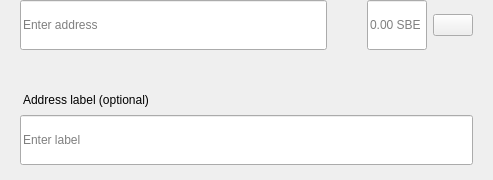
<?xml version="1.0" encoding="UTF-8"?>
<ui version="4.0">
 <class>SendMultiRow</class>
 <widget class="QWidget" name="SendMultiRow">
  <property name="geometry">
   <rect>
    <x>0</x>
    <y>0</y>
    <width>493</width>
    <height>180</height>
   </rect>
  </property>
  <property name="minimumSize">
   <size>
    <width>0</width>
    <height>0</height>
   </size>
  </property>
  <property name="maximumSize">
   <size>
    <width>16777215</width>
    <height>16777215</height>
   </size>
  </property>
  <property name="windowTitle">
   <string>Form</string>
  </property>
  <layout class="QVBoxLayout" name="verticalLayout_3">
   <property name="spacing">
    <number>0</number>
   </property>
   <property name="leftMargin">
    <number>0</number>
   </property>
   <property name="topMargin">
    <number>0</number>
   </property>
   <property name="rightMargin">
    <number>20</number>
   </property>
   <property name="bottomMargin">
    <number>5</number>
   </property>
   <item alignment="Qt::AlignTop">
    <widget class="QWidget" name="widget" native="true">
     <property name="sizePolicy">
      <sizepolicy hsizetype="Expanding" vsizetype="Maximum">
       <horstretch>0</horstretch>
       <verstretch>0</verstretch>
      </sizepolicy>
     </property>
     <property name="minimumSize">
      <size>
       <width>0</width>
       <height>60</height>
      </size>
     </property>
     <property name="maximumSize">
      <size>
       <width>16777215</width>
       <height>85</height>
      </size>
     </property>
     <layout class="QHBoxLayout" name="horizontalLayout" stretch="6,0,2">
      <property name="spacing">
       <number>0</number>
      </property>
      <property name="leftMargin">
       <number>8</number>
      </property>
      <property name="topMargin">
       <number>0</number>
      </property>
      <property name="rightMargin">
       <number>0</number>
      </property>
      <property name="bottomMargin">
       <number>0</number>
      </property>
      <item alignment="Qt::AlignTop">
       <widget class="QStackedWidget" name="stackedAddress">
        <property name="minimumSize">
         <size>
          <width>0</width>
          <height>50</height>
         </size>
        </property>
        <property name="maximumSize">
         <size>
          <width>16777215</width>
          <height>50</height>
         </size>
        </property>
        <widget class="QWidget" name="page_4">
         <property name="sizePolicy">
          <sizepolicy hsizetype="Expanding" vsizetype="Preferred">
           <horstretch>0</horstretch>
           <verstretch>0</verstretch>
          </sizepolicy>
         </property>
         <property name="minimumSize">
          <size>
           <width>0</width>
           <height>50</height>
          </size>
         </property>
         <property name="maximumSize">
          <size>
           <width>16777215</width>
           <height>55</height>
          </size>
         </property>
         <layout class="QVBoxLayout" name="verticalLayout_7">
          <property name="spacing">
           <number>0</number>
          </property>
          <property name="leftMargin">
           <number>12</number>
          </property>
          <property name="topMargin">
           <number>0</number>
          </property>
          <property name="rightMargin">
           <number>0</number>
          </property>
          <property name="bottomMargin">
           <number>0</number>
          </property>
          <item>
           <widget class="QLineEdit" name="lineEditAddress">
            <property name="minimumSize">
             <size>
              <width>0</width>
              <height>50</height>
             </size>
            </property>
            <property name="maximumSize">
             <size>
              <width>16777215</width>
              <height>50</height>
             </size>
            </property>
            <property name="placeholderText">
             <string>Enter address</string>
            </property>
           </widget>
          </item>
         </layout>
        </widget>
        <widget class="QWidget" name="page_3"/>
       </widget>
      </item>
      <item>
       <spacer name="horizontalSpacer_3">
        <property name="orientation">
         <enum>Qt::Horizontal</enum>
        </property>
        <property name="sizeType">
         <enum>QSizePolicy::Fixed</enum>
        </property>
        <property name="sizeHint" stdset="0">
         <size>
          <width>40</width>
          <height>20</height>
         </size>
        </property>
       </spacer>
      </item>
      <item>
       <layout class="QHBoxLayout" name="horizontalLayout_2">
        <property name="spacing">
         <number>6</number>
        </property>
        <item alignment="Qt::AlignTop">
         <widget class="QLineEdit" name="lineEditAmount">
          <property name="sizePolicy">
           <sizepolicy hsizetype="Expanding" vsizetype="Preferred">
            <horstretch>0</horstretch>
            <verstretch>0</verstretch>
           </sizepolicy>
          </property>
          <property name="minimumSize">
           <size>
            <width>0</width>
            <height>50</height>
           </size>
          </property>
          <property name="maximumSize">
           <size>
            <width>16777215</width>
            <height>50</height>
           </size>
          </property>
          <property name="maxLength">
           <number>17</number>
          </property>
          <property name="alignment">
           <set>Qt::AlignLeading|Qt::AlignLeft|Qt::AlignVCenter</set>
          </property>
          <property name="placeholderText">
           <string notr="true">0.00 SBE</string>
          </property>
         </widget>
        </item>
        <item>
         <layout class="QVBoxLayout" name="verticalLayout">
          <property name="topMargin">
           <number>14</number>
          </property>
          <property name="bottomMargin">
           <number>0</number>
          </property>
          <item alignment="Qt::AlignTop">
           <widget class="QPushButton" name="btnMenu">
            <property name="minimumSize">
             <size>
              <width>0</width>
              <height>0</height>
             </size>
            </property>
            <property name="maximumSize">
             <size>
              <width>16777215</width>
              <height>16777215</height>
             </size>
            </property>
            <property name="focusPolicy">
             <enum>Qt::NoFocus</enum>
            </property>
            <property name="text">
             <string/>
            </property>
           </widget>
          </item>
         </layout>
        </item>
       </layout>
      </item>
     </layout>
    </widget>
   </item>
   <item>
    <widget class="QWidget" name="layoutLabel" native="true">
     <property name="minimumSize">
      <size>
       <width>0</width>
       <height>0</height>
      </size>
     </property>
     <property name="maximumSize">
      <size>
       <width>16777215</width>
       <height>16777215</height>
      </size>
     </property>
     <layout class="QVBoxLayout" name="verticalLayout_9">
      <property name="spacing">
       <number>6</number>
      </property>
      <property name="leftMargin">
       <number>20</number>
      </property>
      <property name="topMargin">
       <number>0</number>
      </property>
      <property name="rightMargin">
       <number>0</number>
      </property>
      <property name="bottomMargin">
       <number>10</number>
      </property>
      <item>
       <spacer name="verticalSpacer">
        <property name="orientation">
         <enum>Qt::Vertical</enum>
        </property>
        <property name="sizeType">
         <enum>QSizePolicy::Fixed</enum>
        </property>
        <property name="sizeHint" stdset="0">
         <size>
          <width>20</width>
          <height>20</height>
         </size>
        </property>
       </spacer>
      </item>
      <item>
       <widget class="QLabel" name="labelSubtitleDescription">
        <property name="styleSheet">
         <string notr="true">margin-bottom:2px;
margin-left:0.05px;
padding:0px;</string>
        </property>
        <property name="text">
         <string>Address label (optional)</string>
        </property>
       </widget>
      </item>
      <item>
       <widget class="QLineEdit" name="lineEditDescription">
        <property name="minimumSize">
         <size>
          <width>0</width>
          <height>50</height>
         </size>
        </property>
        <property name="maximumSize">
         <size>
          <width>16777215</width>
          <height>50</height>
         </size>
        </property>
        <property name="placeholderText">
         <string>Enter label</string>
        </property>
       </widget>
      </item>
     </layout>
    </widget>
   </item>
  </layout>
 </widget>
 <resources/>
 <connections/>
</ui>
